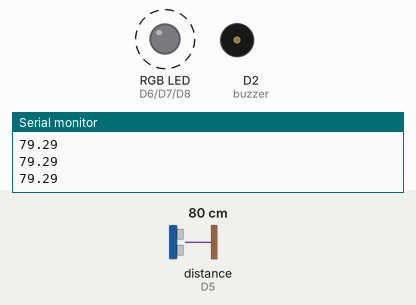
Simulated run of this sketch. Board: ESP8266 (NodeMCU). Parts: an RGB LED mixed from three pins (HIGH = lit), buzzer (waves = sounding), the last lines printed to the serial monitor. Wiring (inferred from the names in the program): ultrasonic range finder: trigger D3; echo D5. Dashed ring = blinking. The test bench sets the inputs (shaded band); at power-on: distance to the obstacle (sensor on D5) 80 cm. The echo pulse lasts 58.3 µs per cm; pins used as bus, display or sensor lines are not drawn.

Above: at 1.2 s.
1.3 s: distance to the obstacle (sensor on D5) set to 56 cm
4.3 s: distance to the obstacle (sensor on D5) set to 48 cm
At 4.72 s:
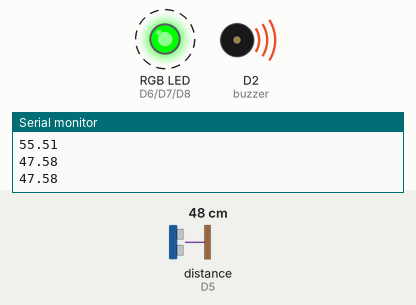
7.3 s: distance to the obstacle (sensor on D5) set to 29 cm
10.3 s: distance to the obstacle (sensor on D5) set to 23 cm
At 10.8 s:
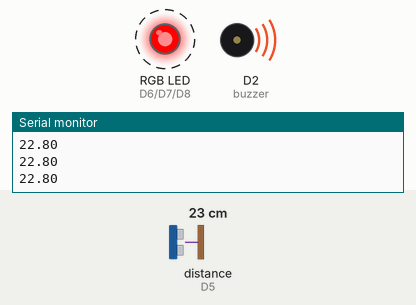
13.3 s: distance to the obstacle (sensor on D5) set to 35 cm
At 13.63 s:
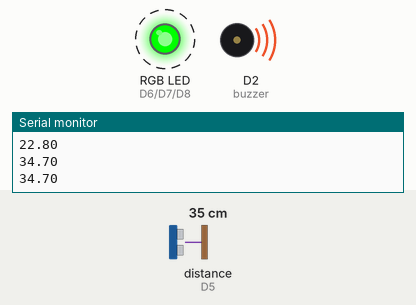
16.3 s: distance to the obstacle (sensor on D5) set to 2 cm
At 16.46 s:
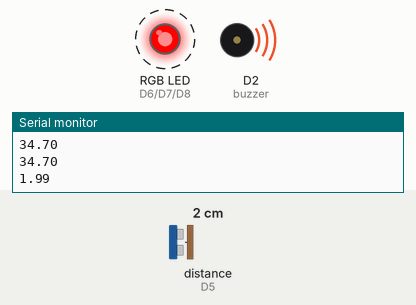
Timing chart, 0 to 20.3 s (numbered marks = the images above; inputs shaded):
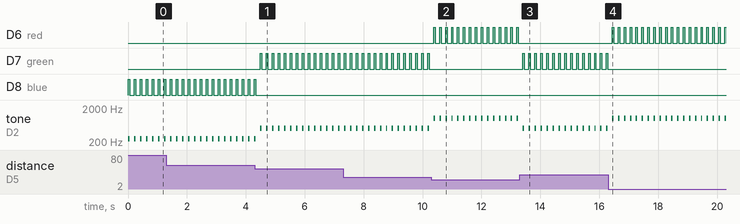

The sketch:

main.ino
```cpp
// (licence header left out)
   /* DEEA Project: Distance sensor with acoustic and light warnings. */

/* Delay to see the effects. */
const int delayTime = 50;

/* Delay for next computation. */
const int delayComputation = 100;

/* Pins used for ultrasonic sensor. */
const int echoPin = D5;
const int trigPin = D3;

/* Required distances and sounds
frequencies for warnings. */
const int mediumDistance = 50;
const int lowDistance = 25;
const int highSound = 1000;
const int mediumSound = 500;
const int lowSound = 250;

/* Time for sound to go and come back. */
const int timeSound = 2;

/* Speed of light (cm / microseconds). */
const double soundSpeed = 0.034;

/* Pins used for RGB diode. */
const int red = D6;
const int green = D7;
const int blue = D8;

/* Pin for buzzer. */
const int buzzer = D2;

/* Helper vars for later computation. */
long duration;
double distance;

void setup()
{
  /* Start the serial communication
  with the computer at 115200 bits/s. */
  Serial.begin(115200);

  /* Set the mode of the pins used by the RGB LED as OUTPUT. */
  pinMode(red, OUTPUT);
  pinMode(green, OUTPUT);
  pinMode(blue, OUTPUT);

  /* Set the mode of the pin used by the buzzer as OUTPUT. */
  pinMode(buzzer, OUTPUT);

  /* The trigger pin (transmitter) must be set as OUTPUT. */
  pinMode(trigPin, OUTPUT);

  /* The echo pin (receiver) must be set as INPUT. */
  pinMode(echoPin, INPUT);
}

void loop()
{
  /* Set the trigPin LOW in order to prepare for the next reading. */
  digitalWrite(trigPin, LOW);

  /* Delay for 2 microseconds. */
  delayMicroseconds(timeSound);

  /* Generate an ultrasound for 10
  microseconds then turn off the transmitter. */
  digitalWrite(trigPin, HIGH);
  delayMicroseconds(10);
  digitalWrite(trigPin, LOW);

  /* Reads the echoPin, returns the
  sound wave travel time in microseconds. */
  duration = pulseIn(echoPin, HIGH);

  /* Use formula d = v * t / 2. */
  distance = duration * soundSpeed / 2;

  /* Show the distance in serial monitor. */
  Serial.println(distance);

  if (distance < lowDistance) {
    /* Create the beeping effect. */
    tone(buzzer, highSound);
    /* Turn on red light. */
    digitalWrite(red, HIGH);
    /* Delay to see effect. */
    delay(delayTime);

    /* Turn of light. */
    digitalWrite(red, LOW);
    /* Turn off the buzzer. */
    noTone(buzzer);
    /* Delay to see effect. */
    delay(delayTime);
  } else if (distance < mediumDistance) {
    /* Turn on the beeping effect. */
    tone(buzzer, mediumSound);
    /* Turn on the green effect. */
    digitalWrite(green, HIGH);
    /* Delay to see effect. */
    delay(delayTime);

    /* Turn off the green light. */
    digitalWrite(green, LOW);
    /* Turn off the buzzer. */
    noTone(buzzer);
    /* Delay to see effect. */
    delay(delayTime);
  } else {
    /* Turn on the beeping effect. */
    tone(buzzer, lowSound);
    /* Turn on the green effect. */
    digitalWrite(blue, HIGH);
    /* Delay to see effect. */
    delay(delayTime);

    /* Turn off the green light. */
    digitalWrite(blue, LOW);
    /* Turn off the buzzer. */
    noTone(buzzer);
    /* Delay to see effect. */
    delay(delayTime);
  }

  /* Wait for 0.1s. */
  delay(delayComputation);
}
```

Measured:
- the behaviour switches between 51 and 50 cm on distance to the obstacle (sensor on D5) (found by bisection; images 0 and 1)
- the behaviour switches between 26 and 25 cm on distance to the obstacle (sensor on D5) (found by bisection; images 1 and 2)
- after the input at 4.3 s, D7 (green): alternates HIGH for 0.05 s and LOW for 0.15 s, starting after 0.20 s; D8 (blue): goes on until 4.3 s, then stays LOW
- after the input at 10.3 s, D6 (red): alternates HIGH for 0.05 s and LOW for 0.15 s, starting after 0.08 s; D7 (green): stops changing and stays LOW
- after the input at 13.3 s, D6 (red): stops changing and stays LOW; D7 (green): alternates HIGH for 0.05 s and LOW for 0.15 s, starting after 0.11 s
- after the input at 16.3 s, D6 (red): alternates HIGH for 0.05 s and LOW for 0.15 s, starting after 0.14 s; D7 (green): stops changing and stays LOW
- by itself, D8 (blue): alternates HIGH for 0.05 s and LOW for 0.15 s
- by itself, tone on D2 (buzzer): alternates 1000 Hz for 0.05 s and silent for 0.15 s
